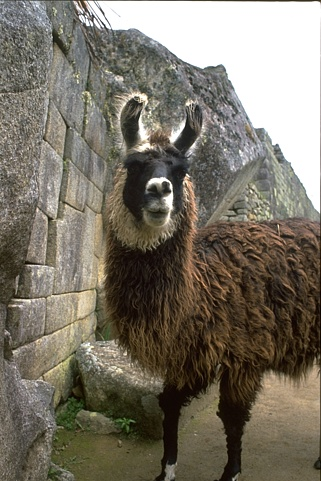
%> input picture 6046o.jpg, 321 x 481 px
$ octave main_test_.m   (GNU Octave 9; MATLAB toolbox functions it lacks are replaced by stand-ins)
%> lines starting %> are read from the running program, lines starting %| are printed output that depends on the picture; in (x1, y1, x2, y2) boxes, pixels count from 0 and x2, y2 are one past the last pixel; in counts of white or black regions, pixels touching at a corner belong together; the program's own positions count from 1
clear all
close all
clc
warning ('off')
%% Ground truth
img = imread('6046o.jpg');
%> img is the input picture: size 481x321x3 uint8; mean R, G, B 121.4, 115.1, 102.2
img_gray = rgb2gray(img); % gray image
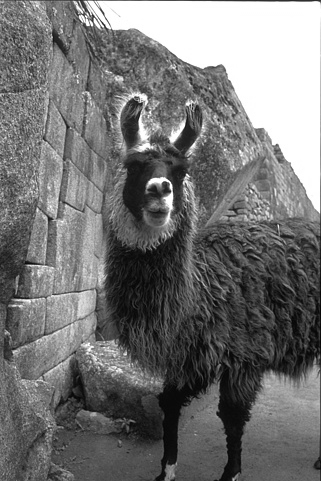
%> img_gray: size 481x321 uint8; min 4, max 255, mean 115.5
img_ground_truth = imread('6046.png');
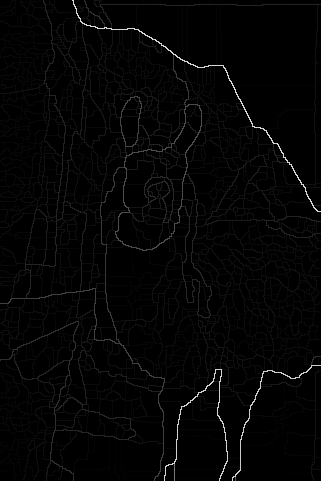
%> input picture 6046.png, 321 x 481 px
%> img_ground_truth is the input picture: size 481x321 uint8; min 0, max 213, mean 4.5
img_ground_truth = im2bw(img_ground_truth);
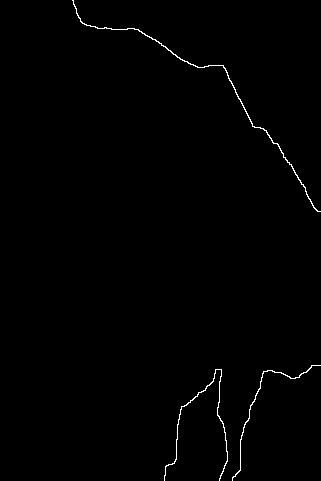
%> img_ground_truth: size 481x321 logical; 0.64% white in thin lines or dots, all inside (x1, y1, x2, y2) = (72, 0, 321, 481)
cc = img_ground_truth;
%cc = img_ground_truth(11:54, 112:171);

%% Detected part, can be imported from edges functions
%% Canny
% img_edge = edge(img_gray, 'canny');
% dd = img_edge;
%% Laplacian of Gaussian
% [4 lines of commented-out code are left out]

%% Kirsch
% dd = kirschedge(img_gray);

%% Robinson Edge Detection
% dd = robinsonedge(img_gray);

%% Genetic algorithm with sobel below
%% Sobel Algorithm
a = img_gray;
Actout=cc;
[m,n] = size(a);
%> m = 481; n = 321
K=[1 1];kx = K(1); ky = K(2);

op = [1 2 1;0 0 0;-1 -2 -1]./8; % Sobel approximation to derivative
x_mask = op'; % gradient in the X direction
y_mask = op;
scale = 4; % for calculating the automatic threshold
% compute the gradient in x and y direction
bx = imfilter(a,x_mask,'replicate');
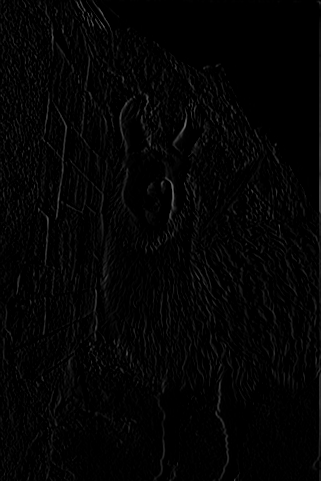
%> bx: size 481x321 uint8; min 0, max 112, mean 4.1
by = imfilter(a,y_mask,'replicate');
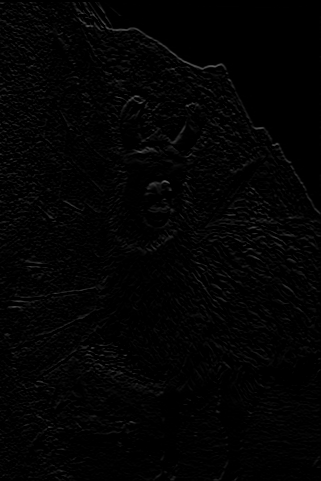
%> by: size 481x321 uint8; min 0, max 99, mean 3.3

% compute the magnitude
b = kx*bx.*bx + ky*by.*by;
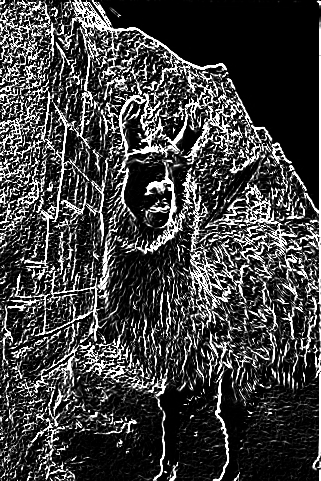
%> b: size 481x321 uint8; min 0, max 255, mean 63.3

% Determine cutoff based on RMS estimate of noise
% Mean of the magnitude squared image is a
% value that's roughly proportional to SNR
cutoff = scale*mean2(b);
%> cutoff = 253.2
e = b > cutoff;
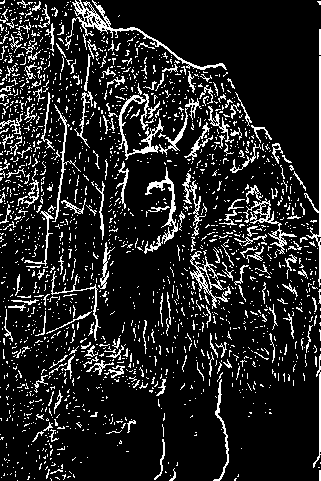
%> e: size 481x321 logical; 13.6% white in thin lines or dots
% figure, imshow(e);
% title('Sobel operator Output');

[m,n]=size(a);
emse=0;
for i2=1:m
for i3=1:n
    emse=emse+abs(double(Actout(i2,i3))-double(e(i2,i3)));
end
end
%> after the loop, emse = 20916
emse=emse/(m*n)
%> emse = 0.135
psnr=-10*log(emse/(max(double(Actout(:)))))
%> psnr = 19.99
% create handle to the MSE_TEST function, that
% calculates MSE
h1 = @(x) NMSE(x, a , Actout);
h2 = @(x) thiscons(x);
% Setting the Genetic Algorithms tolerance for
% minimum change in fitness function before
% terminating algorithm to 1e-8 and displaying
% each iteration's results.

%% Genetic Algorithm
%> (the run ends here)
